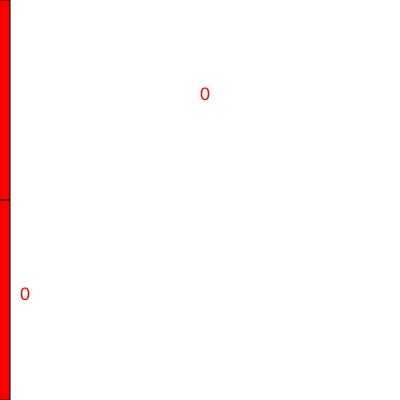
Frame 1 (no input)
Frame 60 (no input): identical to frame 1, image omitted
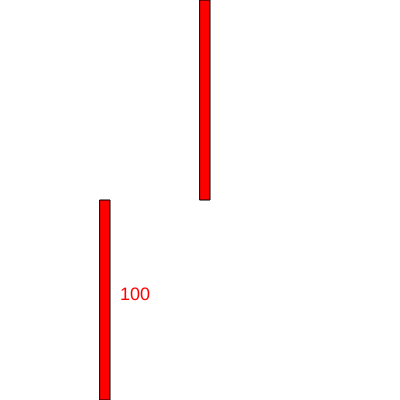
Frame 120 (the mouse pressed at the canvas centre since frame 60)

The p5.js sketch that drew these frames (run headless with seeded random() and noise() and a simulated clock; from frame 60 on, the mouse is pressed at the canvas centre):

// p5.js sketch
// ── sketch.js
//https://github.com/stavrosdidakis/DAT-GAD-405_2017
//https://p5js.org

//DAT405 / GAD405
//07_Simple Interaction

//Define variables for the RGB

let x;
let x2;

function setup() {
  createCanvas(400, 400);
  textSize(18);
}

function draw(){
    background(255);

    x=mouseX;
    x2=map(mouseX,0,400,0,200);

    fill(255,0,0);
    rect(x,0,10,200);
    rect(x2,200,10,200);

    text(x,x+200,100);
    text(x2,x2+20,300);
}
